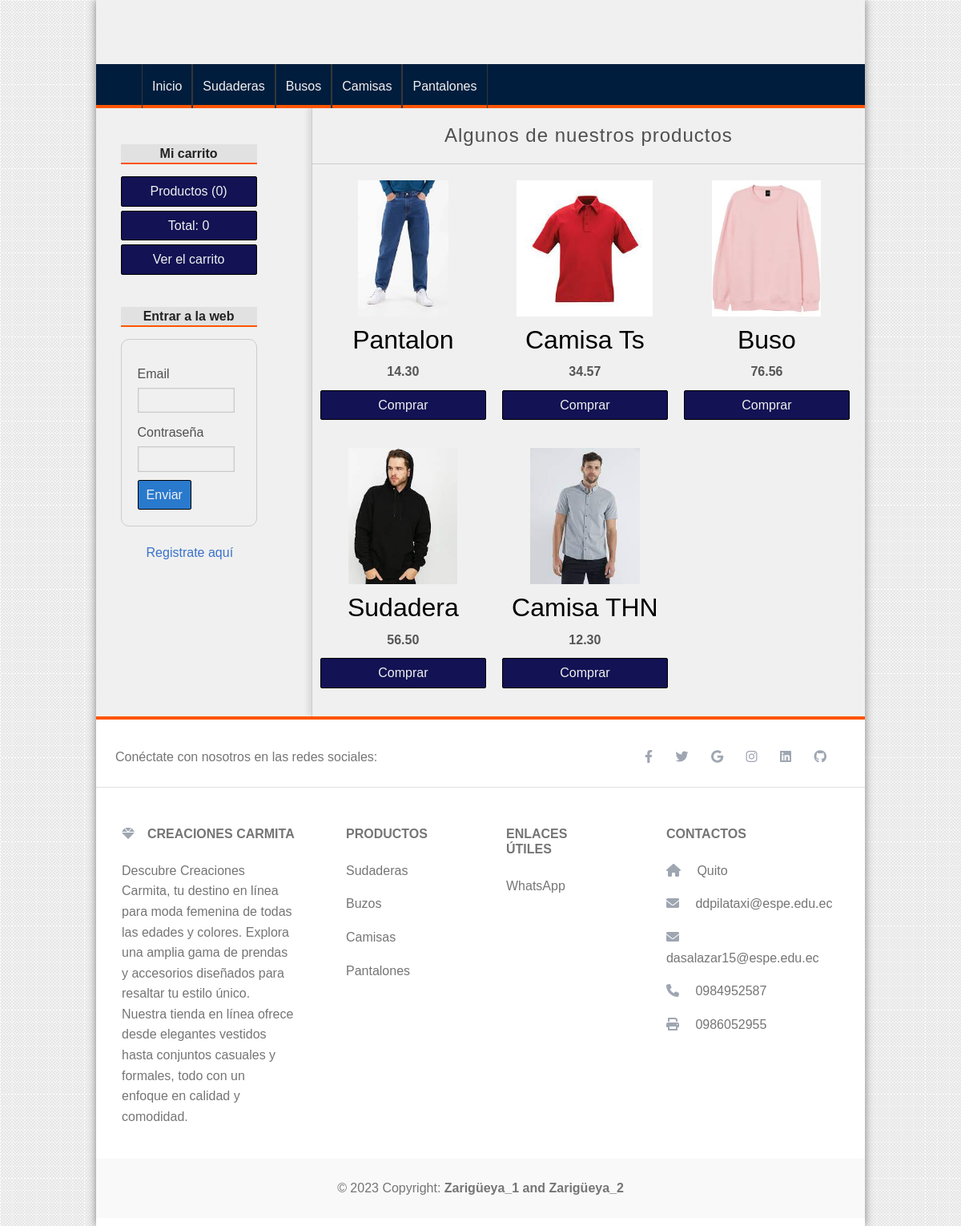
The page / on the database its author committed.
### tables this page shows
CREATE TABLE `categorias` (
  `id` int(255) NOT NULL,
  `nombre` varchar(100) NOT NULL
);

CREATE TABLE `productos` (
  `id` int(255) NOT NULL,
  `categoria_id` int(255) NOT NULL,
  `nombre` varchar(255) NOT NULL,
  `descripcion` text DEFAULT NULL,
  `precio` float(100,2) NOT NULL,
  `stock` int(255) NOT NULL,
  `oferta` varchar(2) DEFAULT NULL,
  `fecha` date NOT NULL,
  `imagen` varchar(255) DEFAULT NULL
);

### config/db.php (called while the page is built)
<?php
class Database{
    public static function connect() {
        $db = new mysqli('localhost', 'root', '', 'incomex');
        $db->query("SET NAMES 'utf8'");
        return $db;
    }
}

### helpers/utils.php (called while the page is built, shortened)
<?php
class Utils{
    public static function showCategorias(){
        require_once 'models/categoria.php';
        $categoria = new Categoria();
        $categorias = $categoria->getAll();
        return $categorias;
    }
    public static function statsCarrito(){
        $stats = array(
          'count' => 0,
          'total' => 0
        );
        return $stats;
    }
}

### models/categoria.php (called while the page is built, shortened)
<?php
class Categoria{
    private $db;
    public function __construct(){
        $this->db = Database::connect();
    }
    public function getAll() {
        $categorias = $this->db->query("SELECT * FROM categorias ORDER BY id DESC;");
        return $categorias;
    }
}

### controllers/ProductoController.php (called while the page is built, shortened)
<?php
require_once 'models/producto.php';
class productoController{
    public function index(){
        $producto = new Producto();
        $productos = $producto->getRamdon(6);
        require_once 'views/producto/destacados.php';
    }
}

### models/producto.php (called while the page is built, shortened)
<?php
class Producto{
    private $db;
    public function __construct() {
        $this->db = Database::connect();
    }
    public function getRamdon($limit) {
        $productos = $this->db->query("SELECT * FROM productos ORDER BY RAND() LIMIT $limit;");
        return $productos;
    }
}

### views/producto/destacados.php (the view)
<h1>Algunos de nuestros productos</h1>
<?php while($product = $productos->fetch_object()): ?>
    <div class="product">
        <a href="<?=base_url?>producto/ver&id=<?=$product->id?>">
        <?php if($product->imagen != null): ?>
            <img src="<?=base_url?>/uploads/images/<?=$product->imagen?>" />
        <?php else: ?>
            <img src="<?=base_url?>assets/img/camiseta.png" />
        <?php endif;?>
        <h2><?=$product->nombre?></h2>
        </a>
        <p><?=$product->precio?></p>
        <a href="<?=base_url?>carrito/add&id=<?=$product->id?>" class="button">Comprar</a>
    </div>
<?php endwhile; ?>

### views/layout/header.php (shortened to what this page needs)
<!DOCTYPE HTML>
<html lang="es">
    <head>
        <link href="https://cdn.jsdelivr.net/npm/bootstrap@5.2.3/dist/css/bootstrap.min.css" rel="stylesheet">
        <link rel="stylesheet" href="<?=base_url?>assets/css/styles.css"/>
        <link
        href="https://cdnjs.cloudflare.com/ajax/libs/font-awesome/6.0.0/css/all.min.css"
        rel="stylesheet"
        />
        <link
        href="https://cdnjs.cloudflare.com/ajax/libs/mdb-ui-kit/6.1.0/mdb.min.css"
        rel="stylesheet"
        />
    </head>
    <body>
        <div id="container">
            <header id="header">
            <div >
                    <div class="navbar-brand">
                    </div>
            </div>
            </header>
            <?php $categorias = Utils::showCategorias(); ?>
            <nav id="menu">
                <ul>
                    <li>
                        <a href="<?=base_url?>">Inicio</a>
                    </li>
                    <?php while($cat = $categorias->fetch_object()): ?>
                    <li>
                        <a href="<?=base_url?>categoria/ver&id=<?=$cat->id?>"><?=$cat->nombre?></a>
                    </li>
                    <?php endwhile; ?>
                </ul>
            </nav>
            <div id="content">

### views/layout/sidebar.php (shortened to what this page needs)
<aside id="lateral">
    <div id="login" class="block_aside">
        <h3>Mi carrito</h3>
            <?php $stats = Utils::statsCarrito(); ?>
            <a class="button" href="<?=base_url?>carrito/index">Productos (<?=$stats['count']?>)</a></li>
            <a class="button" href="<?=base_url?>carrito/index">Total: <?=$stats['total']?></a></a>
            <a class="button" href="<?=base_url?>carrito/index">Ver el carrito</a></a>
    </div>
    <div id="login" class="block_aside">
        <?php if(!isset($_SESSION['identity'])): ?>
            <h3>Entrar a la web</h3>
            <form action="<?=base_url?>usuario/login" method="post">
                <label for="email">Email</label>
                <input type="email" name="email" />
                <label for="password">Contraseña</label>
                <input type="password" name="password" />
                <input type="submit" value="Enviar"/>
            </form>
        <?php else: ?>
            <h3><?=$_SESSION['identity']->nombre?> <?=$_SESSION['identity']->apellidos?></h3>
        <?php endif;?>
        <ul>
            <?php if(isset($_SESSION['identity'])):?>
                <li><a href="<?=base_url?>pedido/mis_pedidos">Mis pedidos</a></li>
                <li><a href="<?=base_url?>usuario/logout">Cerrar Sesión</a></li>
            <?php else: ?>
                <a href="<?=base_url?>usuario/registro">Registrate aquí</a></li>
            <?php endif; ?>
        </ul>
    </div>
</aside>
<div id="central">

### index.php (shortened to what this page needs)
<?php
require_once 'config/db.php';
require_once 'helpers/utils.php';
require_once 'views/layout/header.php';
require_once 'views/layout/sidebar.php';
if(isset($_GET['controller'])){
    $nombre_controlador = $_GET['controller'].'Controller';
}elseif(!isset($_GET['controller']) && !isset($_GET['action'])){
    $nombre_controlador = controller_default;
}else{
    show_error();
    exit();
}
if(class_exists($nombre_controlador)){
    $controlador = new $nombre_controlador();
    if(isset($_GET['action']) && method_exists($controlador, $_GET['action'])){
        $action = $_GET['action'];
        $controlador->$action();
    }elseif(!isset($_GET['controller']) && !isset($_GET['action'])){
        $action_default = action_default;
        $controlador->$action_default();
    }else{
     show_error();
     }
}else{
    show_error();
}
require_once 'views/layout/footer.php';

### views/layout/footer.php (shortened to what this page needs)
</div>
</div>
<footer id="footer" class="text-center text-lg-start bg-white text-muted">
  <section class="d-flex justify-content-center justify-content-lg-between p-4 border-bottom">
    <div class="me-5 d-none d-lg-block">
      <span>Conéctate con nosotros en las redes sociales:</span>
    </div>
    <div>
      <a href="" class="me-4 link-secondary">
        <i class="fab fa-facebook-f"></i>
      </a>
      <a href="" class="me-4 link-secondary">
        <i class="fab fa-twitter"></i>
      </a>
      <a href="" class="me-4 link-secondary">
        <i class="fab fa-google"></i>
      </a>
      <a href="" class="me-4 link-secondary">
        <i class="fab fa-instagram"></i>
      </a>
      <a href="" class="me-4 link-secondary">
        <i class="fab fa-linkedin"></i>
      </a>
      <a href="" class="me-4 link-secondary">
        <i class="fab fa-github"></i>
      </a>
    </div>
  </section>
  <section class="">
    <div class="container text-center text-md-start mt-5">
      <div class="row mt-3">
        <div class="col-md-3 col-lg-4 col-xl-3 mx-auto mb-4">
          <h6 class="text-uppercase fw-bold mb-4">
            <i class="fas fa-gem me-3 text-secondary"></i>Creaciones Carmita
          </h6>
          <p>
          Descubre Creaciones Carmita, tu destino en línea para moda femenina de todas las edades y colores.
          Explora una amplia gama de prendas y accesorios diseñados para resaltar tu estilo único.
          Nuestra tienda en línea ofrece desde elegantes vestidos hasta conjuntos casuales y formales,
          todo con un enfoque en calidad y comodidad.
          </p>
        </div>
        <div class="col-md-2 col-lg-2 col-xl-2 mx-auto mb-4">
          <h6 class="text-uppercase fw-bold mb-4">
            Productos
          </h6>
          <p>
            <a href="#!" class="text-reset">Sudaderas</a>
          </p>
          <p>
            <a href="#!" class="text-reset">Buzos</a>
          </p>
          <p>
            <a href="#!" class="text-reset">Camisas</a>
          </p>
          <p>
            <a href="#!" class="text-reset">Pantalones</a>
          </p>
        </div>
        <div class="col-md-3 col-lg-2 col-xl-2 mx-auto mb-4">
          <h6 class="text-uppercase fw-bold mb-4">
           Enlaces Útiles
          </h6>
          <p>
            <a href="#!" class="text-reset">WhatsApp</a>
          </p>
        </div>
        <div class="col-md-4 col-lg-3 col-xl-3 mx-auto mb-md-0 mb-4">
          <h6 class="text-uppercase fw-bold mb-4">Contactos </h6>
          <p><i class="fas fa-home me-3 text-secondary"></i> Quito </p>
          <p>
            <i class="fas fa-envelope me-3 text-secondary"></i>
            ddpilataxi@espe.edu.ec </p>
            <i class="fas fa-envelope me-3 text-secondary"></i>
            dasalazar15@espe.edu.ec
          <p><i class="fas fa-phone me-3 text-secondary"></i> 0984952587</p>
          <p><i class="fas fa-print me-3 text-secondary"></i> 0986052955</p>
        </div>
      </div>
    </div>
  </section>
  <div class="text-center p-4" style="background-color: rgba(0, 0, 0, 0.025);">
    © 2023 Copyright:
    <a class="text-reset fw-bold" href="https://mdbootstrap.com/">Zarigüeya_1 and Zarigüeya_2</a>
  </div>
</footer>
</div>
</body>

### assets/css/styles.css (style rules this page uses)
* { padding: 0px; margin: 0px; font-family: sans-serif, Helvetica, Arial; }
body { background: url(../img/bg.png); }
a { color: #FF5500; }
a.button { display: block; margin: 5px auto; text-align: center; padding: 5px; background-color: #121254; color: #29a372; border: 1px solid black; border-radius: 2px; width: auto; cursor: pointer; text-decoration: none; }
#container { width: 80%; margin: 0px auto; box-shadow: 0px 0px 10px gray; background: #F0F0F0; }
#header { height: 80px; background: #F0F0F0; }
#menu { clear: both; background: #001D3D; color: #F0F0F0; height: 55px; border-bottom: 4px solid #FF5500; }
#menu ul { list-style: none; text-decoration: none; margin: 0px auto; margin-left: 25px; }
#menu ul li { line-height: 55px; float: left; border-right: 1px solid #363636; }
#menu a { display: block; color: #F0F0F0; text-decoration: none; padding-left: 12px; padding-right: 12px; transition: all 300ms; }
#menu a:first-child { border-left: 1px solid #363636; }
#content { margin: 0px auto; overflow: hidden; background: #F0F0F0; }
#lateral { width: 22%; min-height: 500px; float: left; margin-top: 20px; margin-left: 10px; }
#lateral .block_aside { display: block; width: 90%; margin: 15px auto; padding: 10px; }
#lateral h3 { display: block; color: #222; width: 100%; text-align: center; padding-top: 2px; padding-bottom: 2px; margin-bottom: 15px; font-size: 16px; font-weight: bold; background: #E1E1E1; border-bottom: 2px solid #FF5500; }
#lateral ul { margin-top: 20px; margin-bottom: 20px; }
form { width: 100%; max-width: 500px; margin: auto; padding: 20px; border: 1px solid #ccc; border-radius: 10px; }
label, input[type="text"], input[type="password"], input[type="email"], input[type="number"], select, textarea { display: block; width: 95%; margin-top: 2px; margin-bottom: 2px; }
input[type="text"], input[type="password"], input[type="email"], input[type="number"], select, textarea { border: 1px solid #C9C9C9; box-shadow: 0px 0px 2px #ccc inset; background: #F0F0F0; padding: 2px; color: gray; transition: all 300ms; }
input[type="button"], input[type="submit"], button, .button { display: block; border-radius: 2px; width: auto; padding: 5px; padding-left: 10px; padding-right: 10px; color: #F0F0F0; background: #2979CD; border: 1px solid black; cursor: pointer; }
.button { background: #33AE3D; color: #F0F0F0 !important; text-decoration: none; }
label, input[type="button"], input[type="submit"], button { display: block; margin-top: 10px; }
#central { width: 72%; float: right; border-left: 1px solid #ccc; box-shadow: -5px -1px 5px #ddd; }
#central h1 { font-size: 24px; font-weight: normal; letter-spacing: 1px; text-align: center; border-bottom: 1px solid #ccc; margin-bottom: 20px; padding: 20px; padding-top: 20px; }
.product { width: 30%; float: left; margin-left: 10px; margin-right: 10px; margin-bottom: 30px; text-align: center; }
.product a { color: black; text-decoration: none; }
.product img { height: 170px; margin-bottom: 10px; }
.product p { font-weight: bold; color: #555; margin-bottom: 10px; }
#footer { clear: both; text-align: center; padding-top: 10px; padding-bottom: 10px; color: #F0F0F0; background: #001D3D; border-top: 4px solid #FF5500; }

### rows shown on the page
categorias: nombre "Sudaderas"
categorias: nombre "Busos"
categorias: nombre "Camisas"
categorias: nombre "Pantalones"
productos: imagen (picture), nombre "Pantalon", precio "14.30"
productos: imagen (picture), nombre "Camisa Ts", precio "34.57"
productos: imagen (picture), nombre "Buso", precio "76.56"
productos: imagen (picture), nombre "Sudadera", precio "56.50"
productos: imagen (picture), nombre "Camisa THN", precio "12.30"

### other values the page prints
$stats['count'] "0"
$stats['total'] "0"
